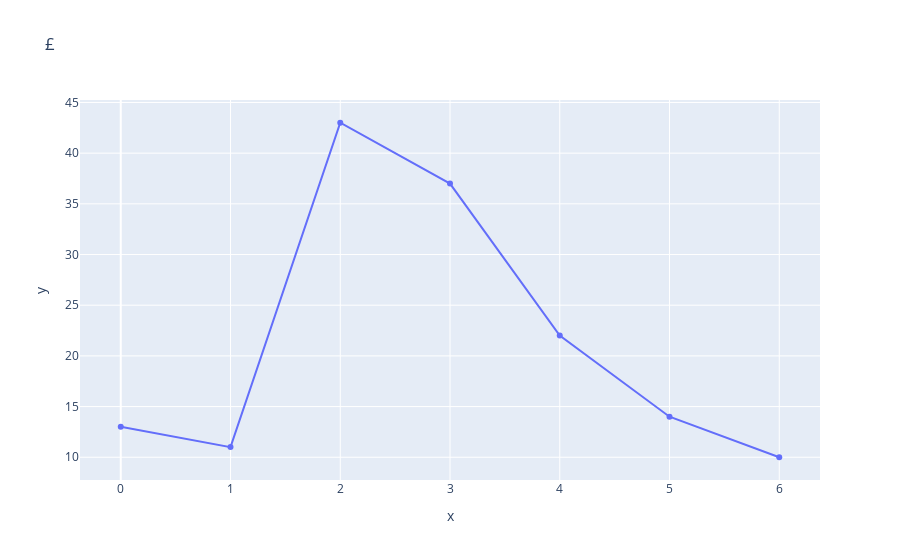

Notebook source saved alongside this figure:
### Markdown cell above
### Полигон частот вариационного ряда

### Code cell
px.line(x=unique, y=freq.iloc[0], markers=True, title='£')

### Figure 1 — Plotly figure (JSON) as saved in the notebook; plotly's stock layout.template omitted (floating-point values rounded to 4 significant figures)
{"data": [{"hovertemplate": "x=%{x}<br>y=%{y}<extra></extra>", "legendgroup": "", "line": {"color": "#636efa", "dash": "solid"}, "marker": {"symbol": "circle"}, "mode": "markers+lines", "name": "", "orientation": "v", "showlegend": false, "type": "scatter", "x": [0, 1, 2, 3, 4, 5, 6], "xaxis": "x", "y": [13, 11, 43, 37, 22, 14, 10], "yaxis": "y"}], "layout": {"legend": {"tracegroupgap": 0}, "title": {"text": "£"}, "xaxis": {"anchor": "y", "domain": [0, 1], "title": {"text": "x"}}, "yaxis": {"anchor": "x", "domain": [0, 1], "title": {"text": "y"}}}}
